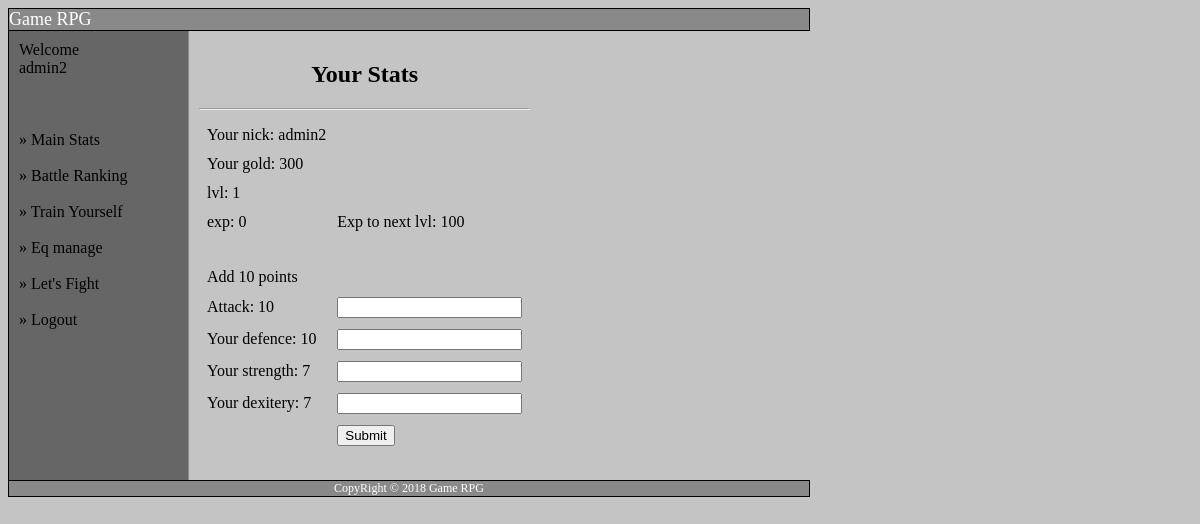
Page /gamev3.4/main.php (signed in) on the committed database.
### tables this page shows
CREATE TABLE IF NOT EXISTS `stats` (
  `id` int(11) NOT NULL AUTO_INCREMENT,
  `gold` text NOT NULL,
  `blood` text NOT NULL,
  `defence` text NOT NULL,
  `attack` text NOT NULL,
  `HP` text NOT NULL,
  `manna` text NOT NULL,
  `strength` text NOT NULL,
  `dexitery` text NOT NULL,
  `uid` text NOT NULL,
  `level` int(11) NOT NULL,
  `expiriance` int(11) NOT NULL,
  `stan` text NOT NULL,
  `duration` datetime DEFAULT NULL,
  `points` int(11) NOT NULL,
  PRIMARY KEY (`id`)
);

### gamev3.4/safe.php (called while the page is built, shortened)
<?php
$conn = new MySQLi("localhost","root","","game");
$mysql_query = $conn->query("SELECT * FROM stats WHERE uid = '".$_SESSION['uid']['username']."'");
$stats = mysqli_fetch_assoc($mysql_query);
if(!$conn->query("SELECT * FROM equipment WHERE uid = '".$_SESSION['uid']['username']."' AND isUsedValue = 0")){
    echo "Error: ".$conn->error;
}else{
if(!$conn->query("SELECT * FROM stats ORDER BY blood")){
    echo "Error: ".$conn->error;
}else{
$result4 = mysqli_query($conn,"SELECT * FROM stats ORDER BY blood");
}
}
?>

### gamev3.4/main.php (the view, shortened to what this page needs)
<?php
include("header.php");
if(!isset($_SESSION['uid'])){
    echo'You must be logged in to view this page';
}else{
    ?>
    <center><h2>Your Stats</h2></center>
    <form action="main.php" method="POST" autocomplete="off">
    <table cellpadding="3" cellspacing="5">
    <hr />
    <tr>
        <td><?php echo "Your nick: ".$_SESSION['uid']['username']; ?></td>
    </tr>
    <tr>
        <td><?php echo "Your gold: ".$stats['gold']; ?></td>
    </tr>
    <tr>
        <td><?php echo "lvl: ".$stats['level']; ?></td>
    </tr>
    <tr>
        <td><?php echo "exp: ".$stats['expiriance']; ?></td>
        <td>
            <?php
                $expectedExp = 100;
                echo "Exp to next lvl: ".$expectedExp;
        ?>
        </td>
    </tr>
    <td></td>
    <tr>
        <td>Add <?php echo $stats['points']; ?> points</td>
    </tr>
    <tr>
        <td><?php echo "Attack: ".$stats['attack']; ?></td>
        <td><input type="text" name="attack"/></td>
    </tr>
    <tr>
        <td><?php echo "Your defence: ".$stats['defence']; ?></td>
        <td><input type="text" name="defence"/></td>
    </tr>
    <tr>
        <td><?php echo "Your strength: ".$stats['strength']; ?></td>
        <td><input type="text" name="strength"/></td>
    </tr>
    <tr>
        <td><?php echo "Your dexitery: ".$stats['dexitery']; ?></td>
        <td><input type="text" name="dexitery"/></td>
    </tr>
    <tr>
        <td><td><input type="submit" name="SubmitPoints" value="Submit"/></td></td>
    </tr>
    </table>
    </form>
    <?php
}
include("footer.php");
?>

### gamev3.4/style.css (style rules this page uses)
body { background-color: #C4C4C4; }

### rows in the picture
stats: gold "300", level "1", expiriance "0", points "10", attack "10", defence "10", strength "7", dexitery "7"

### other values in the picture
$_SESSION['uid']['username'] "admin2"
$expectedExp "100"
